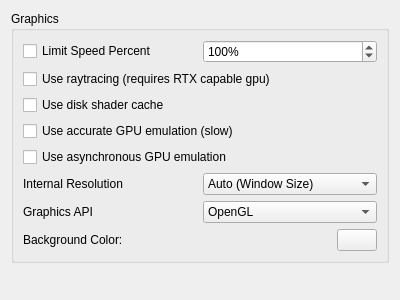
<?xml version="1.0" encoding="UTF-8"?>
<ui version="4.0">
 <class>ConfigureGraphics</class>
 <widget class="QWidget" name="ConfigureGraphics">
  <property name="geometry">
   <rect>
    <x>0</x>
    <y>0</y>
    <width>400</width>
    <height>300</height>
   </rect>
  </property>
  <property name="windowTitle">
   <string>Form</string>
  </property>
  <layout class="QVBoxLayout" name="verticalLayout">
   <item>
    <layout class="QVBoxLayout" name="verticalLayout_3">
     <item>
      <widget class="QGroupBox" name="groupBox">
       <property name="title">
        <string>Graphics</string>
       </property>
       <layout class="QVBoxLayout" name="verticalLayout_2">
        <item>
         <layout class="QHBoxLayout" name="horizontalLayout_2">
          <item>
           <widget class="QCheckBox" name="toggle_frame_limit">
            <property name="text">
             <string>Limit Speed Percent</string>
            </property>
           </widget>
          </item>
          <item>
           <widget class="QSpinBox" name="frame_limit">
            <property name="suffix">
             <string>%</string>
            </property>
            <property name="minimum">
             <number>1</number>
            </property>
            <property name="maximum">
             <number>9999</number>
            </property>
            <property name="value">
             <number>100</number>
            </property>
           </widget>
          </item>
         </layout>
        </item>
		<item>
         <widget class="QCheckBox" name="use_raytracing">
          <property name="text">
           <string>Use raytracing (requires RTX capable gpu)</string>
          </property>
         </widget>
        </item>
        <item>
         <widget class="QCheckBox" name="use_disk_shader_cache">
          <property name="text">
           <string>Use disk shader cache</string>
          </property>
         </widget>
        </item>
        <item>
         <widget class="QCheckBox" name="use_accurate_gpu_emulation">
          <property name="text">
           <string>Use accurate GPU emulation (slow)</string>
          </property>
         </widget>
        </item>
        <item>
         <widget class="QCheckBox" name="use_asynchronous_gpu_emulation">
          <property name="text">
           <string>Use asynchronous GPU emulation</string>
          </property>
         </widget>
        </item>
        <item>
         <layout class="QHBoxLayout" name="horizontalLayout">
          <item>
           <widget class="QLabel" name="label">
            <property name="text">
             <string>Internal Resolution</string>
            </property>
           </widget>
          </item>
          <item>
           <widget class="QComboBox" name="resolution_factor_combobox">
            <item>
             <property name="text">
              <string>Auto (Window Size)</string>
             </property>
            </item>
            <item>
             <property name="text">
              <string>Native (1280x720)</string>
             </property>
            </item>
            <item>
             <property name="text">
              <string>2x Native (2560x1440)</string>
             </property>
            </item>
            <item>
             <property name="text">
              <string>3x Native (3840x2160)</string>
             </property>
            </item>
            <item>
             <property name="text">
              <string>4x Native (5120x2880)</string>
             </property>
            </item>
           </widget>
          </item>
         </layout>
        </item>
        <item>
         <layout class="QHBoxLayout" name="horizontalLayout">
          <item>
           <widget class="QLabel" name="label">
            <property name="text">
             <string>Graphics API</string>
            </property>
           </widget>
          </item>
          <item>
           <widget class="QComboBox" name="graphics_api_combobox">
            <item>
             <property name="text">
              <string>OpenGL</string>
             </property>
            </item>
            <item>
             <property name="text">
              <string>DirectX 12</string>
             </property>
            </item>
           </widget>
          </item>
         </layout>
        </item>
        <item>
         <layout class="QHBoxLayout" name="horizontalLayout_6">
          <item>
           <widget class="QLabel" name="bg_label">
            <property name="text">
             <string>Background Color:</string>
            </property>
           </widget>
          </item>
          <item>
           <widget class="QPushButton" name="bg_button">
            <property name="maximumSize">
             <size>
              <width>40</width>
              <height>16777215</height>
             </size>
            </property>
           </widget>
          </item>
         </layout>
        </item>
       </layout>
      </widget>
     </item>
    </layout>
   </item>
   <item>
    <spacer name="verticalSpacer">
     <property name="orientation">
      <enum>Qt::Vertical</enum>
     </property>
     <property name="sizeHint" stdset="0">
      <size>
       <width>20</width>
       <height>40</height>
      </size>
     </property>
    </spacer>
   </item>
  </layout>
 </widget>
 <resources/>
 <connections/>
</ui>
